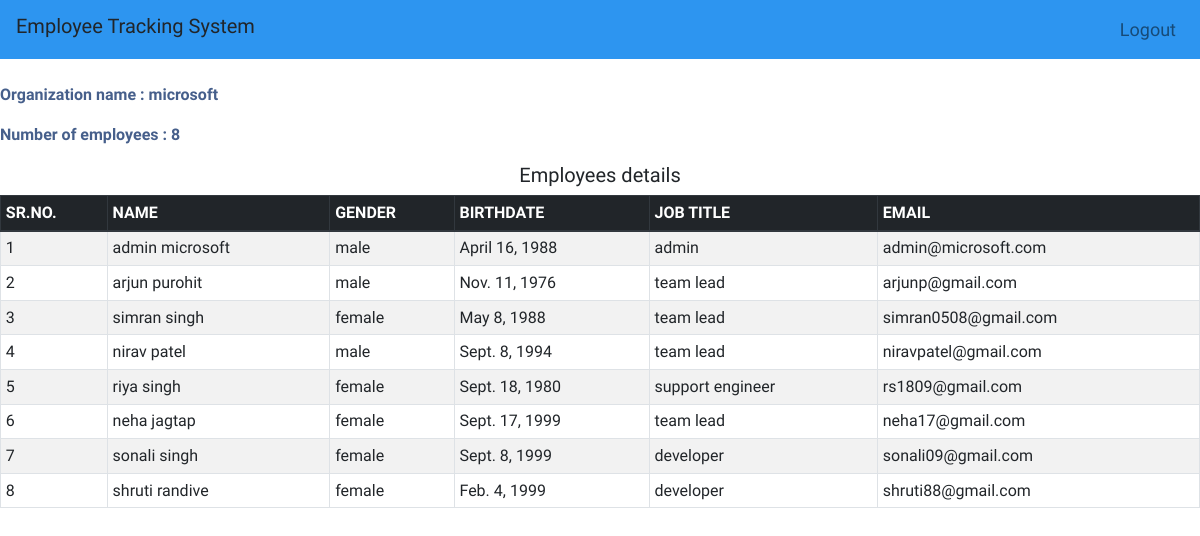
The page /showm (signed in) on the database as committed earlier.
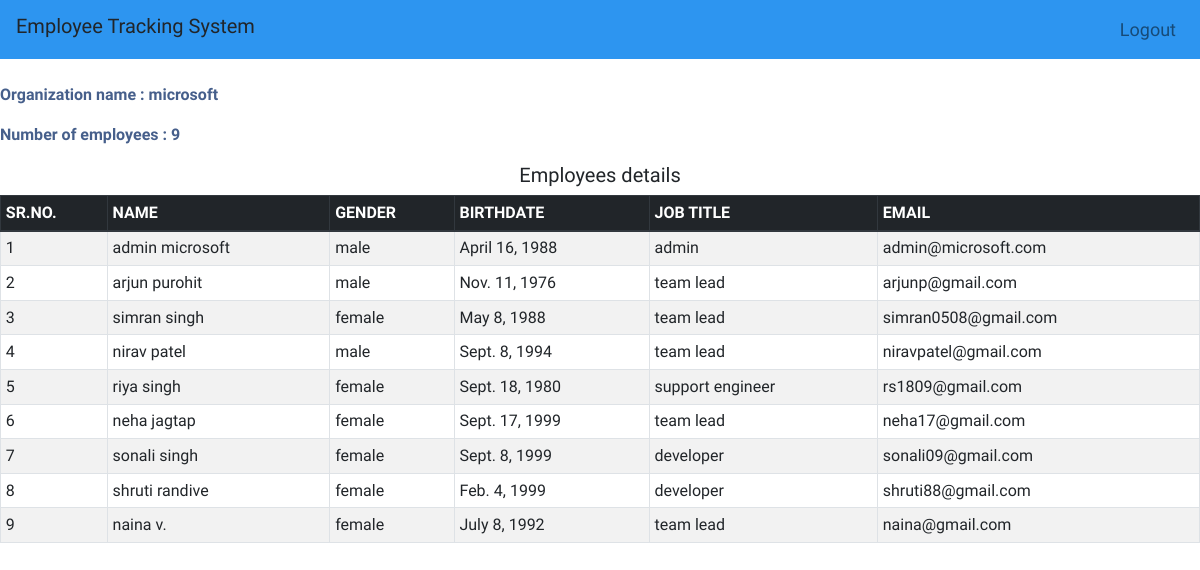
The same page on the database as committed later.
### employeetrackingsystem/models/employee.py (models this page shows, shortened)
class Employee(models.Model):
    name=models.CharField(max_length=100)
    gender=models.CharField(max_length=10, choices=GENDER, default='male')
    jobtitle=models.CharField(max_length=100)
    organization=models.CharField(max_length=10, choices=ORG)
    dob=models.DateField(default=datetime.datetime.today)
    email=models.EmailField(unique=True)
    password=models.CharField(max_length=100)

### employeetrackingsystem/middlewares/auth.py (the view)
    def middleware(request):
        print(request.session.get('employee'))
        if not request.session.get('employee'):
            return redirect('login')
        response=get_response(request)
        return response

### employeetrackingsystem/views/details.py (called while the page is built)
def showm(request):
    employee=Employee.objects.filter(organization='microsoft')
    totalcountM=Employee.objects.filter(organization='microsoft').count()
    nameM=Employee.objects.values_list('organization', flat=True).get(pk=2)
    d={'employee':employee, 'totalcountM':totalcountM, 'nameM':nameM}
    return render(request, 'detailsm.html', d)

### employeetrackingsystem/templates/detailsm.html
{% extends 'navbar.html' %}
{%block content%}
<br><b><p>Organization name : {{nameM}}</p>
    <p>Number of employees : {{totalcountM}}</p></b>
    <h5>Employees details</h5>
    <table class="table table-striped table-bordered table-sm table-striped">
        <thead class="thead-dark">
            <tr>
                <th>SR.NO.</th>
                <th>NAME</th>
                <th>GENDER</th>
                <th>BIRTHDATE</th>
                <th>JOB TITLE</th>
                <th>EMAIL</th>
            </tr>
        </thead>
        <tbody>
            {% for employee in employee %}
            <tr>
                <td>{{forloop.counter}}</td>
                <td>{{employee.name}}</td>
                <td>{{employee.gender}}</td>
                <td>{{employee.dob}}</td>
                <td>{{employee.jobtitle}}</td>
                <td>{{employee.email}}</td>
            </tr>
            {% endfor %}
        </tbody>
    </table>
    {% endblock %}

Rows that differ between the two databases and show on the page:
added Employee: name "naina v.", gender "female", dob "July 8, 1992", jobtitle "team lead", email "naina@gmail.com"
Other text that changed with them:
{{ totalcountM }}: "8" → "9"
